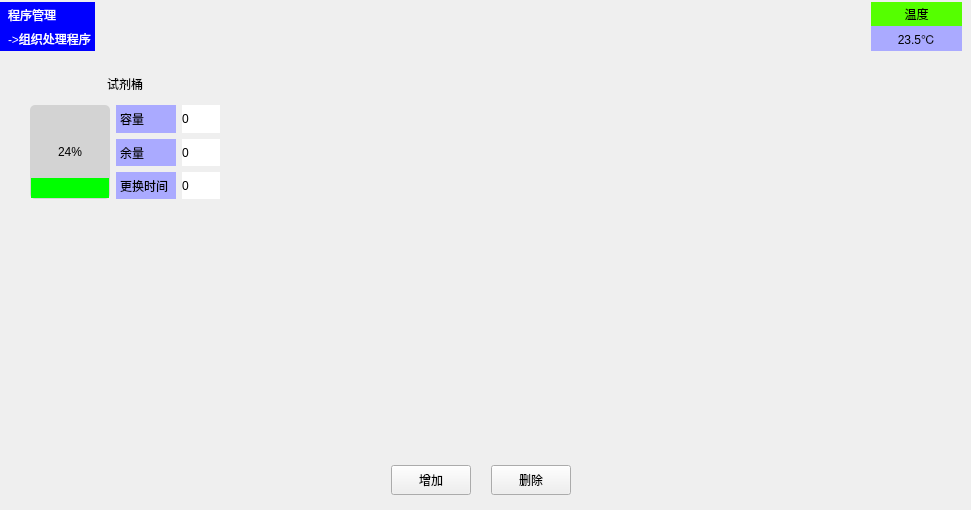
           <widget class="QWidget" name="page_RealTimeMonitor">
            <widget class="QWidget" name="widget_2_Top_9" native="true">
             <property name="geometry">
              <rect>
               <x>0</x>
               <y>2</y>
               <width>962</width>
               <height>61</height>
              </rect>
             </property>
             <property name="minimumSize">
              <size>
               <width>0</width>
               <height>61</height>
              </size>
             </property>
             <property name="maximumSize">
              <size>
               <width>16777215</width>
               <height>61</height>
              </size>
             </property>
             <layout class="QGridLayout" name="gridLayout_32">
              <property name="leftMargin">
               <number>0</number>
              </property>
              <property name="topMargin">
               <number>0</number>
              </property>
              <property name="rightMargin">
               <number>0</number>
              </property>
              <property name="bottomMargin">
               <number>0</number>
              </property>
              <property name="horizontalSpacing">
               <number>20</number>
              </property>
              <item row="0" column="0">
               <widget class="QWidget" name="widget_52" native="true">
                <property name="minimumSize">
                 <size>
                  <width>91</width>
                  <height>41</height>
                 </size>
                </property>
                <layout class="QVBoxLayout" name="verticalLayout_27">
                 <property name="spacing">
                  <number>0</number>
                 </property>
                 <property name="leftMargin">
                  <number>0</number>
                 </property>
                 <property name="topMargin">
                  <number>0</number>
                 </property>
                 <property name="rightMargin">
                  <number>0</number>
                 </property>
                 <property name="bottomMargin">
                  <number>0</number>
                 </property>
                 <item>
                  <widget class="QLabel" name="label_156">
                   <property name="styleSheet">
                    <string notr="true">color:white;
background-color:blue;
padding:1px 1px 1px 5px;</string>
                   </property>
                   <property name="text">
                    <string>程序管理</string>
                   </property>
                  </widget>
                 </item>
                 <item>
                  <widget class="QLabel" name="label_157">
                   <property name="styleSheet">
                    <string notr="true">color:white;
background-color:blue;
padding:1px 1px 1px 5px;</string>
                   </property>
                   <property name="text">
                    <string>-&gt;组织处理程序</string>
                   </property>
                  </widget>
                 </item>
                </layout>
               </widget>
              </item>
              <item row="0" column="2" rowspan="2">
               <widget class="QWidget" name="widget_53" native="true">
                <layout class="QGridLayout" name="gridLayout_33">
                 <property name="leftMargin">
                  <number>0</number>
                 </property>
                 <property name="topMargin">
                  <number>0</number>
                 </property>
                 <property name="rightMargin">
                  <number>0</number>
                 </property>
                 <property name="bottomMargin">
                  <number>0</number>
                 </property>
                 <property name="spacing">
                  <number>0</number>
                 </property>
                </layout>
               </widget>
              </item>
              <item row="0" column="4">
               <widget class="QWidget" name="widget_54" native="true">
                <property name="minimumSize">
                 <size>
                  <width>91</width>
                  <height>49</height>
                 </size>
                </property>
                <layout class="QVBoxLayout" name="verticalLayout_28">
                 <property name="spacing">
                  <number>0</number>
                 </property>
                 <property name="leftMargin">
                  <number>0</number>
                 </property>
                 <property name="topMargin">
                  <number>0</number>
                 </property>
                 <property name="rightMargin">
                  <number>0</number>
                 </property>
                 <property name="bottomMargin">
                  <number>0</number>
                 </property>
                 <item>
                  <widget class="QLabel" name="label_158">
                   <property name="styleSheet">
                    <string notr="true">background-color: rgb(85, 255, 0);</string>
                   </property>
                   <property name="text">
                    <string>温度</string>
                   </property>
                   <property name="alignment">
                    <set>Qt::AlignCenter</set>
                   </property>
                  </widget>
                 </item>
                 <item>
                  <widget class="QLabel" name="label_159">
                   <property name="sizePolicy">
                    <sizepolicy hsizetype="Preferred" vsizetype="Preferred">
                     <horstretch>0</horstretch>
                     <verstretch>0</verstretch>
                    </sizepolicy>
                   </property>
                   <property name="minimumSize">
                    <size>
                     <width>0</width>
                     <height>25</height>
                    </size>
                   </property>
                   <property name="styleSheet">
                    <string notr="true">background-color: rgb(170, 170, 255);
</string>
                   </property>
                   <property name="text">
                    <string>23.5℃</string>
                   </property>
                   <property name="alignment">
                    <set>Qt::AlignCenter</set>
                   </property>
                  </widget>
                 </item>
                </layout>
               </widget>
              </item>
              <item row="0" column="1">
               <spacer name="horizontalSpacer_50">
                <property name="orientation">
                 <enum>Qt::Horizontal</enum>
                </property>
                <property name="sizeHint" stdset="0">
                 <size>
                  <width>216</width>
                  <height>20</height>
                 </size>
                </property>
               </spacer>
              </item>
              <item row="0" column="3" rowspan="2">
               <spacer name="horizontalSpacer_51">
                <property name="orientation">
                 <enum>Qt::Horizontal</enum>
                </property>
                <property name="sizeHint" stdset="0">
                 <size>
                  <width>216</width>
                  <height>20</height>
                 </size>
                </property>
               </spacer>
              </item>
              <item row="1" column="0">
               <spacer name="verticalSpacer_35">
                <property name="orientation">
                 <enum>Qt::Vertical</enum>
                </property>
                <property name="sizeHint" stdset="0">
                 <size>
                  <width>20</width>
                  <height>3</height>
                 </size>
                </property>
               </spacer>
              </item>
              <item row="1" column="4">
               <spacer name="verticalSpacer_36">
                <property name="orientation">
                 <enum>Qt::Vertical</enum>
                </property>
                <property name="sizeHint" stdset="0">
                 <size>
                  <width>20</width>
                  <height>3</height>
                 </size>
                </property>
               </spacer>
              </item>
             </layout>
            </widget>
            <widget class="QWidget" name="widget_55" native="true">
             <property name="geometry">
              <rect>
               <x>0</x>
               <y>69</y>
               <width>962</width>
               <height>385</height>
              </rect>
             </property>
             <widget class="QWidget" name="">
              <property name="geometry">
               <rect>
                <x>30</x>
                <y>0</y>
                <width>190</width>
                <height>130</height>
               </rect>
              </property>
              <layout class="QVBoxLayout" name="verticalLayout_34">
               <item>
                <widget class="QLabel" name="label_165">
                 <property name="minimumSize">
                  <size>
                   <width>0</width>
                   <height>30</height>
                  </size>
                 </property>
                 <property name="maximumSize">
                  <size>
                   <width>16777215</width>
                   <height>30</height>
                  </size>
                 </property>
                 <property name="styleSheet">
                  <string notr="true"/>
                 </property>
                 <property name="text">
                  <string>试剂桶</string>
                 </property>
                 <property name="alignment">
                  <set>Qt::AlignCenter</set>
                 </property>
                </widget>
               </item>
               <item>
                <layout class="QHBoxLayout" name="horizontalLayout_18">
                 <item>
                  <widget class="QProgressBar" name="progressBar">
                   <property name="minimumSize">
                    <size>
                     <width>80</width>
                     <height>90</height>
                    </size>
                   </property>
                   <property name="autoFillBackground">
                    <bool>false</bool>
                   </property>
                   <property name="styleSheet">
                    <string notr="true">QProgressBar:vertical{
   border-radius:5px;
   background-color:lightgray;
   text-align:center
}
QProgressBar::chunk:vertical{
   background-color:#00FF00;
   margin:1px;
}</string>
                   </property>
                   <property name="value">
                    <number>24</number>
                   </property>
                   <property name="orientation">
                    <enum>Qt::Vertical</enum>
                   </property>
                   <property name="invertedAppearance">
                    <bool>false</bool>
                   </property>
                   <property name="textDirection">
                    <enum>QProgressBar::BottomToTop</enum>
                   </property>
                  </widget>
                 </item>
                 <item>
                  <layout class="QVBoxLayout" name="verticalLayout_29">
                   <item>
                    <layout class="QHBoxLayout" name="horizontalLayout_12">
                     <item>
                      <widget class="QLabel" name="label_29">
                       <property name="minimumSize">
                        <size>
                         <width>60</width>
                         <height>0</height>
                        </size>
                       </property>
                       <property name="styleSheet">
                        <string notr="true">background-color:rgb(170, 170, 255);
color:black;
padding:5px 1px;</string>
                       </property>
                       <property name="text">
                        <string>容量</string>
                       </property>
                      </widget>
                     </item>
                     <item>
                      <widget class="QLabel" name="label_30">
                       <property name="minimumSize">
                        <size>
                         <width>30</width>
                         <height>0</height>
                        </size>
                       </property>
                       <property name="styleSheet">
                        <string notr="true">background-color:white;</string>
                       </property>
                       <property name="text">
                        <string>0</string>
                       </property>
                      </widget>
                     </item>
                    </layout>
                   </item>
                   <item>
                    <layout class="QHBoxLayout" name="horizontalLayout_16">
                     <item>
                      <widget class="QLabel" name="label_147">
                       <property name="minimumSize">
                        <size>
                         <width>60</width>
                         <height>0</height>
                        </size>
                       </property>
                       <property name="styleSheet">
                        <string notr="true">background-color:rgb(170, 170, 255);
color:black;
padding:5px 1px;</string>
                       </property>
                       <property name="text">
                        <string>余量</string>
                       </property>
                      </widget>
                     </item>
                     <item>
                      <widget class="QLabel" name="label_149">
                       <property name="minimumSize">
                        <size>
                         <width>30</width>
                         <height>0</height>
                        </size>
                       </property>
                       <property name="styleSheet">
                        <string notr="true">background-color:white;</string>
                       </property>
                       <property name="text">
                        <string>0</string>
                       </property>
                      </widget>
                     </item>
                    </layout>
                   </item>
                   <item>
                    <layout class="QHBoxLayout" name="horizontalLayout_17">
                     <item>
                      <widget class="QLabel" name="label_151">
                       <property name="minimumSize">
                        <size>
                         <width>60</width>
                         <height>0</height>
                        </size>
                       </property>
                       <property name="styleSheet">
                        <string notr="true">background-color:rgb(170, 170, 255);
color:black;
padding:5px 1px;</string>
                       </property>
                       <property name="text">
                        <string>更换时间</string>
                       </property>
                      </widget>
                     </item>
                     <item>
                      <widget class="QLabel" name="label_164">
                       <property name="minimumSize">
                        <size>
                         <width>30</width>
                         <height>0</height>
                        </size>
                       </property>
                       <property name="styleSheet">
                        <string notr="true">background-color:white;</string>
                       </property>
                       <property name="text">
                        <string>0</string>
                       </property>
                      </widget>
                     </item>
                    </layout>
                   </item>
                  </layout>
                 </item>
                </layout>
               </item>
              </layout>
             </widget>
            </widget>
            <widget class="QWidget" name="widget_56" native="true">
             <property name="geometry">
              <rect>
               <x>0</x>
               <y>460</y>
               <width>962</width>
               <height>41</height>
              </rect>
             </property>
             <property name="minimumSize">
              <size>
               <width>0</width>
               <height>41</height>
              </size>
             </property>
             <property name="maximumSize">
              <size>
               <width>16777215</width>
               <height>41</height>
              </size>
             </property>
             <layout class="QHBoxLayout" name="horizontalLayout_13">
              <property name="spacing">
               <number>20</number>
              </property>
              <property name="leftMargin">
               <number>0</number>
              </property>
              <property name="topMargin">
               <number>0</number>
              </property>
              <property name="rightMargin">
               <number>0</number>
              </property>
              <property name="bottomMargin">
               <number>0</number>
              </property>
              <item>
               <spacer name="horizontalSpacer_55">
                <property name="orientation">
                 <enum>Qt::Horizontal</enum>
                </property>
                <property name="sizeHint" stdset="0">
                 <size>
                  <width>40</width>
                  <height>20</height>
                 </size>
                </property>
               </spacer>
              </item>
              <item>
               <widget class="QPushButton" name="pushButton_59">
                <property name="minimumSize">
                 <size>
                  <width>0</width>
                  <height>30</height>
                 </size>
                </property>
                <property name="text">
                 <string>增加</string>
                </property>
               </widget>
              </item>
              <item>
               <widget class="QPushButton" name="pushButton_60">
                <property name="minimumSize">
                 <size>
                  <width>0</width>
                  <height>30</height>
                 </size>
                </property>
                <property name="text">
                 <string>删除</string>
                </property>
               </widget>
              </item>
              <item>
               <spacer name="horizontalSpacer_56">
                <property name="orientation">
                 <enum>Qt::Horizontal</enum>
                </property>
                <property name="sizeHint" stdset="0">
                 <size>
                  <width>40</width>
                  <height>20</height>
                 </size>
                </property>
               </spacer>
              </item>
             </layout>
            </widget>
           </widget>
